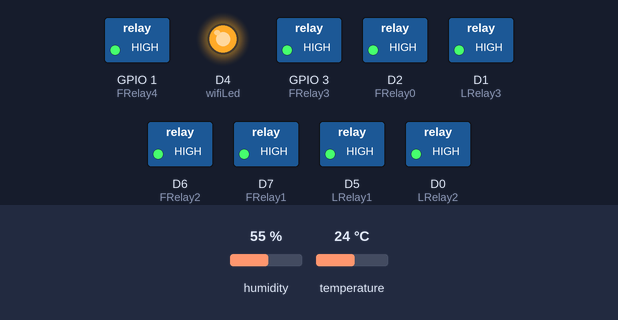
A sketch run on a simulated ESP8266 (NodeMCU). Shown: switched loads named in the sketch (green lamp = pin HIGH), output pins drawn as LEDs (lit = HIGH). The inputs (shaded band) are chosen by the test bench; at power-on: humidity 55 %, temperature 24 °C. WiFi joins after 1.5 s; servers stay silent unless stated; the Firebase database answers and starts empty.

Above: at 0.1 s.
At 1.6 s:
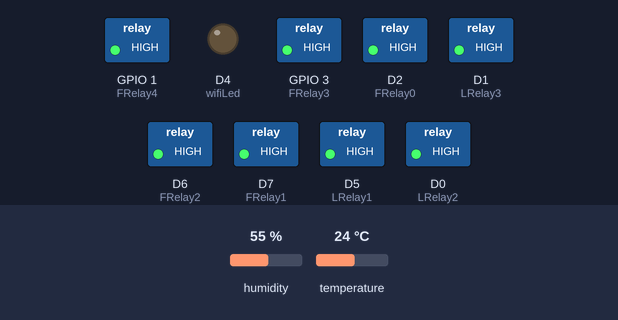
Timing chart, 0 to 3.1 s (numbered marks = the images above):
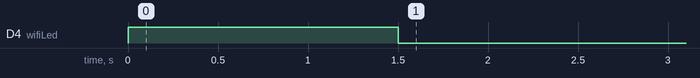

The sketch:

main.ino
```cpp
/*
===============================================================================
  Semester 4 Mini Project - IoT Based IDEA Lab Automation

  Under Supervision - Mr. Mayank Deep Khare Sir
  By
    Sumesh Sarkar  - 2201331550123 - CSE (IoT) A
    Anshul Chauhan - 2201331550026 - CSE (IoT) A
    Chetan Chauhan - 2201331550044 - CSE (IoT) A
    Shivam Tiwari  - 2201331550119 - CSE (IoT) A
===============================================================================
*/


//FirebaseESP8266.h must be included before ESP8266WiFi.h
#include "FirebaseESP8266.h"	// Install Firebase ESP8266 library
#include <DHT.h>		// Install DHT11 Library and Adafruit Unified Sensor Library

#include <ESP8266WiFi.h>


#define FIREBASE_HOST "<your-project-path>.firebaseio.com" //Without http:// or https:// schemes
#define FIREBASE_AUTH "<your-secret-auth-token>"
#define WIFI_SSID "<your-wifi-ssid>"         //wifi name (should be switched to 4G or below)
#define WIFI_PASSWORD "<your-wifi-password>"

//Define FirebaseESP8266 data object
FirebaseData firebaseData;
// FirebaseJson json;

// define the GPIO connected with Relays
#define LRelay1  D5 //GPIO 14
#define LRelay2  D0 //GPIO 16
#define LRelay3  D1 //GPIO 5

#define FRelay0  D2 //GPIO 0
#define FRelay1  D7 //GPIO 13
#define FRelay2  D6 //GPIO 15
#define FRelay3  D9 //GPIO 12
#define FRelay4  D10 //GPIO 1

#define wifiLed D4
#define pir1 A0 //GPIO 3
// #define pir2 D6 //GPIO 12

#define DHTPIN D3		//Connect Data pin of DHT to GPIO 4
#define DHTTYPE DHT11
DHT dht(DHTPIN, DHTTYPE);

short led1 = 0, led2 = 0, led3 = 0, fan0 = 0, fan1 = 0, fan2 = 0, fan3 = 0, fan4 = 0;
short pir1val = 0, pir2val = 0, pir1trig = 0, automode = 0, fanmode = 0, prevalfan = 0, flag = 0;   //triggers
float hval = 0, tval = 0; //variable to store humidity & temperature value


void setup() {
  //start dht readings
  dht.begin();

  //initialize and set all the relays as output
  pinMode(LRelay1, OUTPUT); digitalWrite(LRelay1, HIGH);
  pinMode(LRelay2, OUTPUT); digitalWrite(LRelay2, HIGH);
  pinMode(LRelay3, OUTPUT); digitalWrite(LRelay3, HIGH);

  pinMode(FRelay0, OUTPUT); digitalWrite(FRelay0, HIGH);
  pinMode(FRelay1, OUTPUT); digitalWrite(FRelay1, HIGH);
  pinMode(FRelay2, OUTPUT); digitalWrite(FRelay2, HIGH);
  pinMode(FRelay3, OUTPUT); digitalWrite(FRelay3, HIGH);
  pinMode(FRelay4, OUTPUT); digitalWrite(FRelay4, HIGH);

  pinMode(wifiLed, OUTPUT); digitalWrite(wifiLed, HIGH);
  pinMode(pir1,INPUT);
  // pinMode(pir2,INPUT);

  //establish connection with wifi
  WiFi.begin(WIFI_SSID, WIFI_PASSWORD);
  while (WiFi.status() != WL_CONNECTED) {
    delay(300);
  }
  digitalWrite(wifiLed, LOW);

  //establish connection with Firebase Real Time Database
  Firebase.begin(FIREBASE_HOST, FIREBASE_AUTH);
  Firebase.reconnectWiFi(true);
  delay(1000);
}


void loop() {
  //check wifi is connected or not
  if (WiFi.status() != WL_CONNECTED) {
    digitalWrite(wifiLed, HIGH); //Turn off WiFi LED
  } else{
    digitalWrite(wifiLed, LOW); //Turn on WiFi LED
  }

  if(Firebase.get(firebaseData,"/DB_IoT_Classroom/autoMode")) {
    if (firebaseData.dataType() == "string") {
      automode = firebaseData.stringData().toInt();
    }
  }
  delay(10);

  if(automode == 1) {
    int val = analogRead(pir1);
    if(val < 500) { pir1val = 0; }
    else { pir1val = 1; }
    // pir1val = digitalRead(pir1);
    // pir2val = digitalRead(pir2);
    if((pir1val == 1 || pir2val == 1) && pir1trig == 0) {
      pir1trig = 1;
      led1=1, led2=1, led3=1;
      dbLedUpdate();
    }
    else if((pir1val == 0 || pir2val == 0) && pir1trig == 1) {
      pir1trig = 0;
      flag = 0;
      led1=0, led2=0, led3=0, fan0=0, fan1=0, fan2=0, fan3=0, fan4=0;
      dbLedUpdate();
      prevalfan = 0;
      dbFanUpdate();
    }
  }

  else {
    if(Firebase.get(firebaseData,"/DB_IoT_Classroom/led1")) {
      if (firebaseData.dataType() == "string") {
        led1 = firebaseData.stringData().toInt();
      }
    }
    delay(10);

    if(Firebase.get(firebaseData,"/DB_IoT_Classroom/led2")) {
      if (firebaseData.dataType() == "string") {
        led2 = firebaseData.stringData().toInt();
      }
    }
    delay(10);

    if(Firebase.get(firebaseData,"/DB_IoT_Classroom/led3")) {
      if (firebaseData.dataType() == "string") {
        led3 = firebaseData.stringData().toInt();
      }
    }
  }

  tempUpdate();

  if(Firebase.get(firebaseData,"/DB_IoT_Classroom/fanMode")) {
    if (firebaseData.dataType() == "string") {
      fanmode = firebaseData.stringData().toInt();
    }
  }
  delay(10);

  if(fanmode == 1 && (pir1trig == 1 || automode == 0)) {
    tempFan();
  }
  else {
    if(Firebase.get(firebaseData,"/DB_IoT_Classroom/fan0")) {
      if (firebaseData.dataType() == "string") {
        fan0 = firebaseData.stringData().toInt();
      }
    }
    delay(10);

    if(Firebase.get(firebaseData,"/DB_IoT_Classroom/fan1")) {
      if (firebaseData.dataType() == "string") {
        fan1 = firebaseData.stringData().toInt();
      }
    }
    delay(10);

    if(Firebase.get(firebaseData,"/DB_IoT_Classroom/fan2")) {
      if (firebaseData.dataType() == "string") {
        fan2 = firebaseData.stringData().toInt();
      }
    }
    delay(10);

    if(Firebase.get(firebaseData,"/DB_IoT_Classroom/fan3")) {
      if (firebaseData.dataType() == "string") {
        fan3 = firebaseData.stringData().toInt();
      }
    }
    delay(10);

    if(Firebase.get(firebaseData,"/DB_IoT_Classroom/fan4")) {
      if (firebaseData.dataType() == "string") {
        fan4 = firebaseData.stringData().toInt();
      }
    }
    delay(10);
  }

  delay(10);
  Relays();
}


void tempUpdate(){
  hval = dht.readHumidity();
  tval = dht.readTemperature();

  if (isnan(hval) || isnan(tval)) {
    hval = 0;
    tval = 0;
  }

  if (Firebase.setFloat(firebaseData, "/DB_IoT_Classroom/temperature", tval)) {
  } else {
  }
  delay(10);

  if (Firebase.setFloat(firebaseData, "/DB_IoT_Classroom/humidity", hval)) {
  } else {
  }
  delay(10);

  delay(100);
}


void tempFan(){
  prevalfan = flag;

  if(tval < 20.0) {
    flag = 1;
    fan0=0, fan1=0, fan2=0, fan3=0, fan4=0;
  }

  if(tval > 20.0 && tval < 30.0) {
    flag = 2;
    fan0=1, fan1=0, fan2=1, fan3=0, fan4=1;
  }

  if(tval > 30.0) {
    flag = 3;
    fan0=1, fan1=1, fan2=1, fan3=1, fan4=1;
  }

  if(prevalfan != flag) {
    dbFanUpdate();
  }
}


void dbLedUpdate(){
  if(Firebase.setString(firebaseData, "/DB_IoT_Classroom/pir", String(pir1trig))){
  } else{
  }
  delay(10);

  if(Firebase.setString(firebaseData, "/DB_IoT_Classroom/led1", String(led1))){
  } else{
  }
  delay(10);

  if(Firebase.setString(firebaseData, "/DB_IoT_Classroom/led2", String(led2))){
  } else{
  }
  delay(10);

  if(Firebase.setString(firebaseData, "/DB_IoT_Classroom/led3", String(led3))){
  } else{
  }
  delay(10);
}


void dbFanUpdate(){
  if(Firebase.setString(firebaseData, "/DB_IoT_Classroom/fan0", String(fan0))){
  } else{
  }
  delay(10);

  if(Firebase.setString(firebaseData, "/DB_IoT_Classroom/fan1", String(fan1))){
  } else{
  }
  delay(10);

  if(Firebase.setString(firebaseData, "/DB_IoT_Classroom/fan2", String(fan2))){
  } else{
  }
  delay(10);

  if(Firebase.setString(firebaseData, "/DB_IoT_Classroom/fan3", String(fan3))){
  } else{
  }
  delay(10);

  if(Firebase.setString(firebaseData, "/DB_IoT_Classroom/fan4", String(fan4))){
  } else{
  }
  delay(10);
}


void Relays(){
  digitalWrite(LRelay1, !led1);
  digitalWrite(LRelay2, !led2);
  digitalWrite(LRelay3, !led3);

  digitalWrite(FRelay0, !fan0);
  digitalWrite(FRelay1, !fan1);
  digitalWrite(FRelay2, !fan2);
  digitalWrite(FRelay3, !fan3);
  digitalWrite(FRelay4, !fan4);

  delay(100);
}
```
